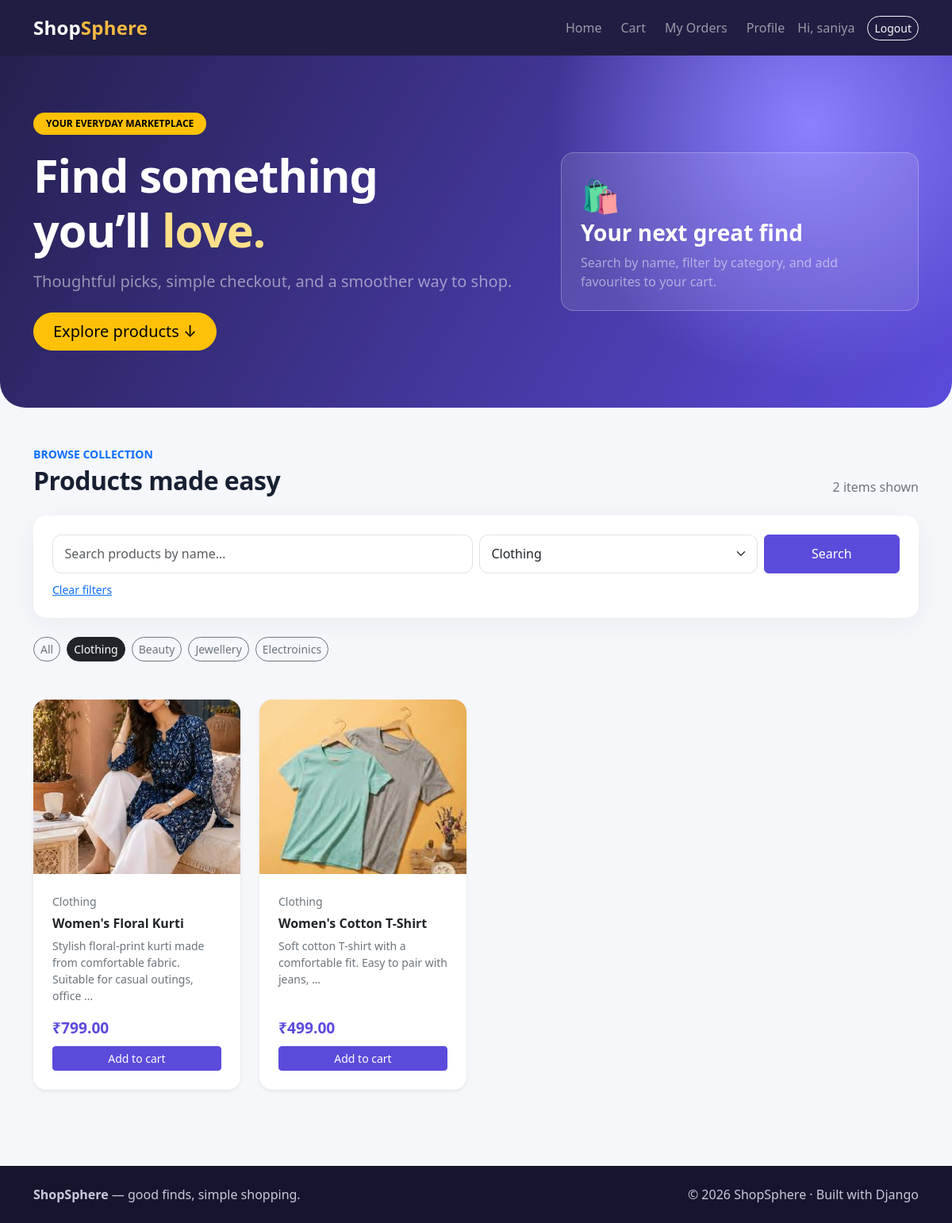
The page /?category=1 (signed in) on the database its author committed.
### store/models.py (models this page shows, shortened)
class Category(models.Model):
    name=models.CharField(max_length=100,unique=True)
    description=models.TextField(blank=True)

class Product(models.Model):
    category=models.ForeignKey(
        Category,
        on_delete=models.CASCADE,
        related_name='products'
    )
    name=models.CharField(max_length=200)
    description=models.TextField()
    price=models.DecimalField(max_digits=10,decimal_places=2)
    stock=models.PositiveIntegerField(default=0)
    image=models.ImageField(upload_to='products/',blank=True,null=True)
    created_at=models.DateTimeField(auto_now_add=True)

### store/views.py (the view)
# urls.py: path('', views.home, name='home'),
@login_required
def home(request):
    categories = Category.objects.all()
    products = Product.objects.select_related('category').all()
    keyword = request.GET.get('q', '').strip()
    if keyword:
        products = products.filter(name__icontains=keyword)
    category_id = request.GET.get('category', '')
    if category_id:
        products = products.filter(category_id=category_id)
    return render(request, 'home.html', {
        'categories': categories,
        'products': products,
        'keyword': keyword,
        'selected_category': category_id,
    })

### store/context_processors.py (called while the page is built)
def cart_summary(request):
    cart = request.session.get("cart", {})
    count = 0
    for quantity in cart.values():
        try:
            count += max(0, int(quantity))
        except (TypeError, ValueError):
            continue
    return {"cart_count": count}

### store/templates/home.html (shortened to what this page needs)
{% extends 'base.html' %}
{% block content %}
<header class="hero py-5 py-lg-6">
  <div class="container py-lg-4">
    <div class="row align-items-center g-4">
      <div class="col-lg-7">
        <span class="badge rounded-pill text-bg-warning mb-3 px-3 py-2">YOUR EVERYDAY MARKETPLACE</span>
        <h1>Find something<br>you’ll <span style="color:#ffe08a">love.</span></h1>
        <p class="lead text-white-50 mt-3 mb-4">Thoughtful picks, simple checkout, and a smoother way to shop.</p>
        <a href="#products" class="btn btn-warning btn-lg pill px-4">Explore products <span aria-hidden="true">↓</span></a>
      </div>
      <div class="col-lg-5 d-none d-md-block">
        <div class="bg-white bg-opacity-10 border border-white border-opacity-25 rounded-4 p-4">
          <div class="fs-1">🛍️</div><h3 class="fw-bold">Your next great find</h3>
          <p class="mb-0 text-white-50">Search by name, filter by category, and add favourites to your cart.</p>
        </div>
      </div>
    </div>
  </div>
</header>
<main class="container py-5">
  <div class="d-flex flex-column flex-md-row justify-content-between align-items-md-end gap-3 mb-4">
    <div><p class="text-uppercase small fw-bold text-primary mb-1">Browse collection</p><h2 class="section-title mb-0" id="products">Products made easy</h2></div>
    <span class="text-secondary">{{ products|length }} item{{ products|length|pluralize }} shown</span>
  </div>
  <form method="get" action="{% url 'home' %}" class="panel bg-white p-3 p-md-4 mb-4">
    <div class="row g-2">
      <div class="col-12 col-md-6"><label class="visually-hidden" for="searchBox">Search products</label><input id="searchBox" type="search" name="q" class="form-control" placeholder="Search products by name…" value="{{ keyword }}"></div>
      <div class="col-8 col-md-4"><label class="visually-hidden" for="categorySelect">Category</label><select id="categorySelect" name="category" class="form-select"><option value="">All categories</option>{% for category in categories %}<option value="{{ category.id }}" {% if selected_category == category.id|stringformat:"s" %}selected{% endif %}>{{ category.name }}</option>{% endfor %}</select></div>
      <div class="col-4 col-md-2 d-grid"><button class="btn btn-primary" type="submit">Search</button></div>
    </div>
    {% if keyword or selected_category %}<div class="mt-2"><a href="{% url 'home' %}" class="small">Clear filters</a></div>{% endif %}
  </form>
  {% if categories %}
  <div class="d-flex flex-wrap gap-2 mb-5">
    <a class="btn btn-sm {% if not selected_category %}btn-dark{% else %}btn-outline-secondary{% endif %} pill" href="{% url 'home' %}">All</a>
    {% for category in categories %}<a class="btn btn-sm {% if selected_category == category.id|stringformat:'s' %}btn-dark{% else %}btn-outline-secondary{% endif %} pill" href="?category={{ category.id }}">{{ category.name }}</a>{% endfor %}
  </div>
  {% endif %}
  <div class="row g-3 g-lg-4">
    {% for product in products %}
    <div class="col-6 col-md-4 col-xl-3">
      <article class="card product-card h-100 shadow-sm">
        <a href="{% url 'product_detail' product.id %}" class="text-decoration-none">
          {% if product.image %}<img src="{{ product.image.url }}" class="card-img-top product-image" alt="{{ product.name }}">
          {% else %}<div class="product-image d-flex align-items-center justify-content-center fs-1" role="img" aria-label="No product image">🛍️</div>{% endif %}
        </a>
        <div class="card-body d-flex flex-column p-3 p-lg-4">
          <span class="small text-secondary mb-2">{{ product.category.name }}</span>
          <h3 class="h6 fw-bold"><a class="text-dark text-decoration-none" href="{% url 'product_detail' product.id %}">{{ product.name }}</a></h3>
          <p class="small text-secondary flex-grow-1">{{ product.description|truncatewords:12 }}</p>
          <div class="price mb-2">₹{{ product.price|floatformat:2 }}</div>
          {% if product.stock > 0 %}
            <form method="post" action="{% url 'add_to_cart' product.id %}">{% csrf_token %}<button class="btn btn-primary w-100 btn-sm" type="submit">Add to cart</button></form>
          {% else %}<button class="btn btn-secondary w-100 btn-sm" disabled>Out of stock</button>{% endif %}
        </div>
      </article>
    </div>
    {% empty %}
    <div class="col-12"><div class="empty-state text-center p-5"><div class="fs-1 mb-2">🔎</div><h3 class="h5">No products found</h3><p class="text-secondary">Try another search or clear your filters.</p><a href="{% url 'home' %}" class="btn btn-primary pill">Show all products</a></div></div>
    {% endfor %}
  </div>
</main>
{% endblock %}

### store/templates/base.html (shortened to what this page needs)
{% load static %}
<!doctype html>
<html lang="en">
<head>
  <link href="https://cdn.jsdelivr.net/npm/bootstrap@5.3.3/dist/css/bootstrap.min.css" rel="stylesheet">
  <link href="{% static 'css/style.css' %}" rel="stylesheet">
</head>
<body>
  <nav class="navbar navbar-expand-lg navbar-dark" style="background:#201d42">
    <div class="container py-1">
      <a class="navbar-brand fs-4" href="{% url 'home' %}">Shop<span class="brand-dot">Sphere</span></a>
      <div class="collapse navbar-collapse" id="mainNav">
        <ul class="navbar-nav ms-auto align-items-lg-center gap-lg-2">
          <li class="nav-item"><a class="nav-link" href="{% url 'home' %}">Home</a></li>
          <li class="nav-item"><a class="nav-link" href="{% url 'cart' %}">Cart{% if cart_count %} <span class="badge bg-warning text-dark">{{ cart_count }}</span>{% endif %}</a></li>
          {% if user.is_authenticated %}
            <li class="nav-item"><a class="nav-link" href="{% url 'my_orders' %}">My Orders</a></li>
            <li class="nav-item"><a class="nav-link" href="{% url 'profile' %}">Profile</a></li>
            <li class="nav-item"><span class="navbar-text me-lg-2">Hi, {{ user.username }}</span></li>
            <li class="nav-item"><form action="{% url 'logout' %}" method="post">{% csrf_token %}<button class="btn btn-outline-light btn-sm pill" type="submit">Logout</button></form></li>
          {% else %}
            <li class="nav-item"><a class="nav-link" href="{% url 'login' %}">Login</a></li>
            <li class="nav-item"><a class="btn btn-warning btn-sm pill px-3" href="{% url 'register' %}">Create account</a></li>
          {% endif %}
        </ul>
      </div>
    </div>
  </nav>
  {% block content %}{% endblock %}
  <footer class="footer mt-5 py-4">
    <div class="container d-flex flex-column flex-sm-row justify-content-between gap-2">
      <span><strong>ShopSphere</strong> — good finds, simple shopping.</span>
      <span>© {% now "Y" %} ShopSphere · Built with Django</span>
    </div>
  </footer>
</body>
</html>

### static/css/style.css (style rules this page uses)
:root { --ink:#172033;--brand:#5b4bdb;--brand-dark:#4034ad;--surface:#f6f7fb }
body { background:var(--surface);color:var(--ink);min-height:100vh }
.navbar-brand { font-weight:800;letter-spacing:.2px }
.brand-dot { color:#f5b942 }
.hero { background:radial-gradient(circle at 85% 20%,#8c80ff 0,transparent 30%),linear-gradient(120deg,#25204f,#5b4bdb);color:#fff;border-radius:0 0 2rem 2rem }
.hero h1 { font-size:clamp(2rem,5vw,3.6rem);font-weight:800;letter-spacing:-1px }
.section-title { font-weight:800;letter-spacing:-.5px }
.product-card { border:0;border-radius:1rem;overflow:hidden;transition:transform .2s,box-shadow .2s }
.product-image { height:220px;object-fit:cover;background:#ececf4 }
.price { color:var(--brand);font-size:1.2rem;font-weight:800 }
.btn-primary { background:var(--brand);border-color:var(--brand) }
.pill { border-radius:999px }
.panel { border:0;border-radius:1rem;box-shadow:0 8px 30px #2020440d }
.form-control,.form-select { padding:.72rem .9rem;border-radius:.7rem }
.footer { background:#17152e;color:#c9c8da }

### rows shown on the page
Category: name "Clothing"
Category: name "Beauty"
Category: name "Jewellery"
Category: name "Electroinics"
Product: image (picture), category.name "Clothing", name "Women's Floral Kurti", description "Stylish floral-print kurti made from comfortable fabric. Suitable for casual outings, office …", price "799.00", stock "Add to cart"
Product: image (picture), category.name "Clothing", name "Women's Cotton T-Shirt", description "Soft cotton T-shirt with a comfortable fit. Easy to pair with jeans, …", price "499.00", stock "Add to cart"

### other values the page prints
{{ user.username }} "saniya"
{{ products|length }} "2"
form field category "Clothing"
